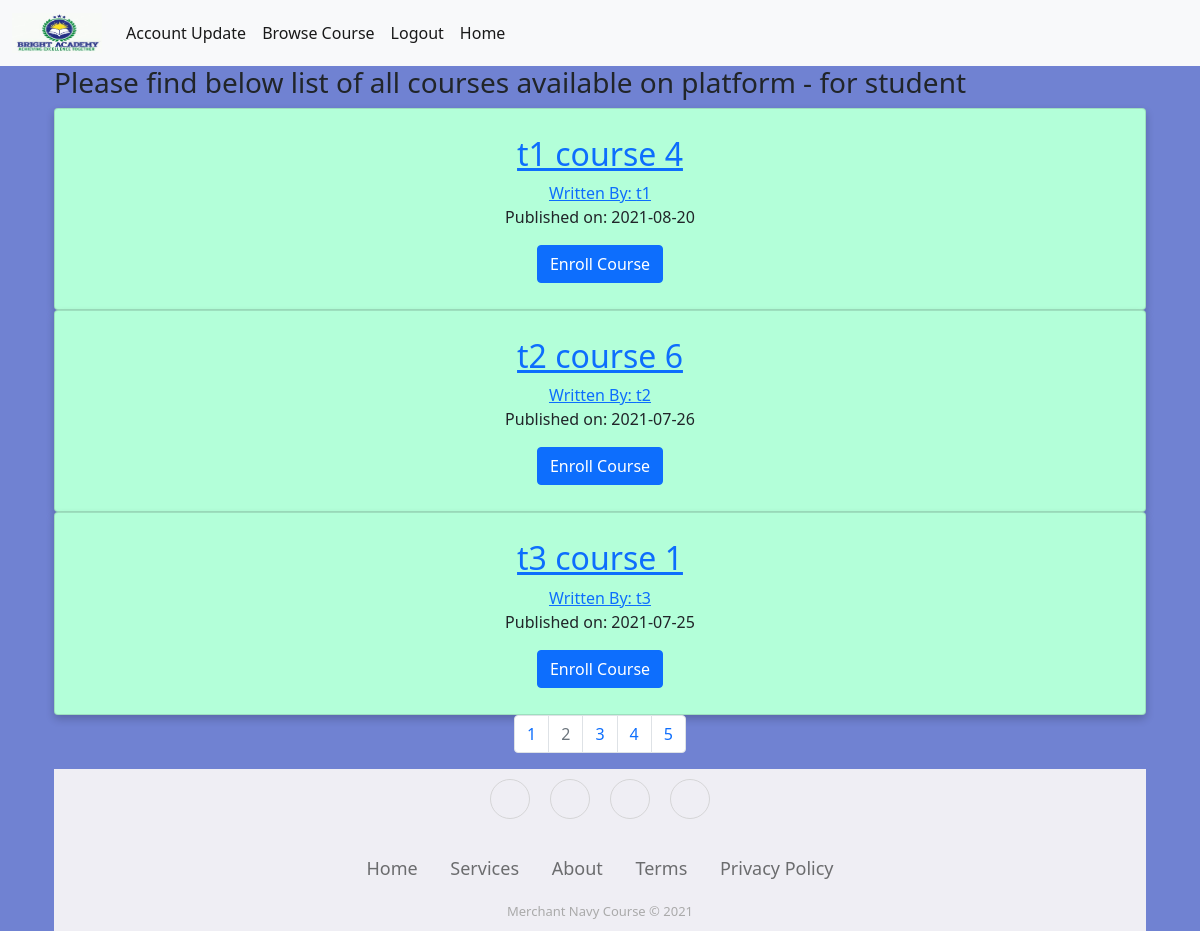
Page /student_view_course?page=2 (signed in) on the earlier database version.
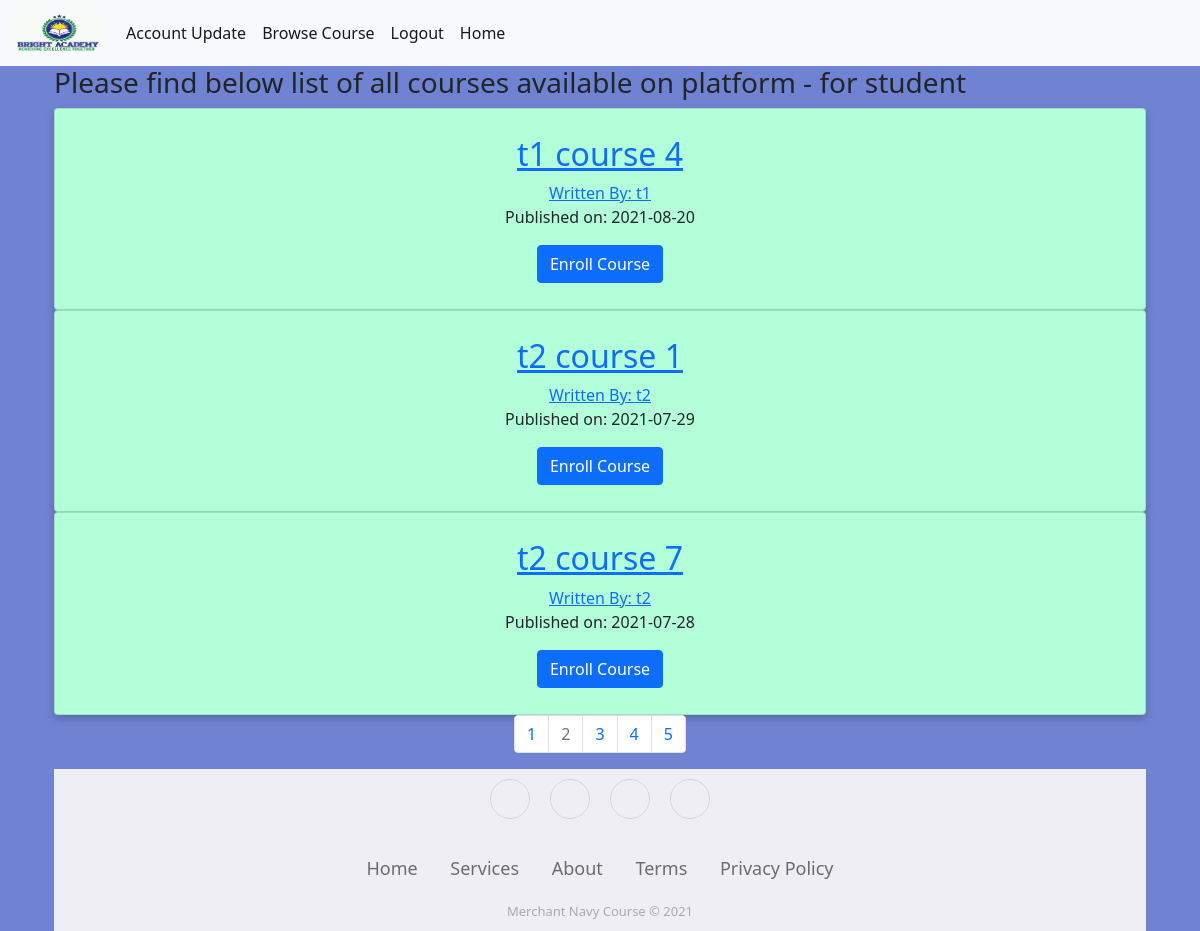
Same page on the later database version.
### project/models.py (models this page shows, shortened)
class Course(db.Model):
    __tablename__ = 'course'
    course_id = db.Column(db.Integer, primary_key=True)
    course_name = db.Column(db.String(100))
    course_instructor = db.Column(db.String(50), db.ForeignKey('user.id'), nullable=False)
    course_fee = db.Column(db.Integer)
    course_created = db.Column(db.DateTime, nullable=False, default=datetime.utcnow)
    course_duration = db.Column(db.Integer, nullable=False)
    course_student = db.relationship('Student', backref='s_course', lazy='select')

### project/student/view.py (the view)
@student_blueprint.route('/student_view_course')
@login_required
def student_view_course():
    print("Inside Student View Course")
    page = request.args.get('page', 1, type=int)
    print("Page number is :", page)
    all_course = Course.query.order_by(Course.course_created.desc()).paginate(page=page, per_page=3)
    return render_template('student_view_course.html', course=all_course)

### project/models.py (called while the page is built)
@login_manager.user_loader
def load_user(user_id):
    return User.query.get(user_id)

### project/student/templates/student/student_view_course.html (shortened to what this page needs)
<!DOCTYPE html>
{% extends "base.html" %}
{% block content %}
<div class="container">
    <div class="container">
        <h3> Please find below list of all courses available on platform - for student</h3>
        {% for course in course.items %}
        <div class="card">
            <div class="card-body">
                <h2><a class="card-title" href="#">{{ course.course_name }}</a></h2>
                <a href="#">Written By: {{ course.course_instructor }}</a>
                <p>Published on: {{ course.course_created.strftime('%Y-%m-%d') }}</p>
                <a href="{{ url_for('student.enroll_course', course_id=course.course_id) }}" class="btn btn-primary">Enroll Course</a>
            </div>
        </div>
        {% endfor %}
        <nav aria-label="Page navigation example">
            <ul class="pagination justify-content-center">
                {% for page_num in course.iter_pages(left_edge=5, left_current=5, right_current=10, right_edge=2) %}
                {% if course.page == page_num %}
                <li class="page-item disabled">
                    <a class="page-link" href="{{ url_for('student.student_view_course', page=page_num) }}">{{ page_num }}</a>
                </li>
                {% else %}
                <li class="page-item"><a class="page-link" href="{{ url_for('student.student_view_course', page=page_num) }}">{{ page_num
                    }}</a></li>
                {% endif %}
                {% endfor %}
            </ul>
        </nav>
        {% endblock %}

### project/templates/base.html (shortened to what this page needs)
<!DOCTYPE html>
<html lang="en">
<head>
    <link href="https://cdn.jsdelivr.net/npm/bootstrap@5.0.2/dist/css/bootstrap.min.css" rel="stylesheet"
>
    <link rel="stylesheet" type="text/css" href="{{ url_for('static',filename='styles/mainpage.css') }}">
    <link rel="stylesheet" href="https://cdnjs.cloudflare.com/ajax/libs/ionicons/2.0.1/css/ionicons.min.css">
</head>
<body>
<nav class="navbar navbar-expand-lg navbar-light bg-light">
    <div class="container-fluid">
        <a class="navbar-brand" href="{{ url_for('index') }}"><img src="../static/logo.JPG" height="40px" width="90px" alt="Academy"></a>
        <div class="collapse navbar-collapse" id="navbarSupportedContent">
            <ul class="navbar-nav me-auto mb-2 mb-lg-0">
                {% if current_user.is_authenticated %}
                <li class="nav-item">
                    <a class="nav-link active" aria-current="page" href="{{ url_for('user.update') }}">Account
                        Update</a>
                </li>
                <li class="nav-item">
                    <a class="nav-link active" aria-current="page" href="#">Browse Course</a>
                </li>
                <li class="nav-item">
                    <a class="nav-link active" aria-current="page" href="{{ url_for('user.logout') }}">Logout</a>
                </li>
                <li class="nav-item">
                    <a class="nav-link active" aria-current="page" href="{{ url_for('user.welcome') }}">Home</a>
                </li>
                {% endif %}
            </ul>
        </div>
    </div>
</nav>
{% block content %}
{% endblock %}
<div class="footer-basic">
    <footer>
        <div class="social">
            <a href="#"></a>
            <a href="#"></a>
            <a href="#"></a>
            <a href="#"></a>
        </div>
        <ul class="list-inline">
            <li class="list-inline-item"><a href="#">Home</a></li>
            <li class="list-inline-item"><a href="#">Services</a></li>
            <li class="list-inline-item"><a href="#">About</a></li>
            <li class="list-inline-item"><a href="#">Terms</a></li>
            <li class="list-inline-item"><a href="#">Privacy Policy</a></li>
        </ul>
        <p class="copyright">Merchant Navy Course © 2021</p>
    </footer>
</div>
</body>
</html>

### project/static/styles/mainpage.css (style rules this page uses)
body { background-color: #7082d2; }
.footer-basic { padding:10px 2px; background-color:#efeef4; color:#4b4c4d; width: 100%; }
.footer-basic ul { padding:0; list-style:none; text-align:center; font-size:18px; line-height:1.6; margin-bottom:0; }
.footer-basic li { padding:4px 10px; }
.footer-basic ul a { color:inherit; text-decoration:none; opacity:0.8; }
.footer-basic .social { text-align:center; padding-bottom:25px; }
.footer-basic .social > a { font-size:24px; width:40px; height:40px; line-height:40px; display:inline-block; text-align:center; border-radius:50%; border:1px solid #ccc; margin:0 8px; color:inherit; opacity:0.75; }
.footer-basic .copyright { margin-top:15px; text-align:center; font-size:13px; color:#aaa; margin-bottom:0; }
* { box-sizing: border-box; }
.card { box-shadow: 0 4px 8px 0 rgba(0, 0, 0, 0.2); padding: 10px; text-align: center; background-color: #b3ffd9; }

Differences in the rows shown:
no longer on this page (row unchanged): Course: course_name "t2 course 6", course_instructor "t2", course_created "2021-07-26"
no longer on this page (row unchanged): Course: course_name "t3 course 1", course_instructor "t3", course_created "2021-07-25"
added Course: course_name "t2 course 1", course_instructor "t2", course_created "2021-07-29"
added Course: course_name "t2 course 7", course_instructor "t2", course_created "2021-07-28"
